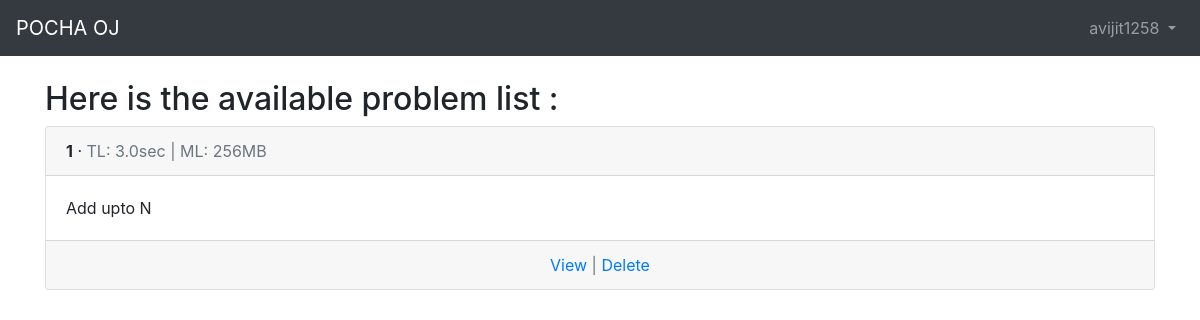
The app's page /problem/ (signed in) with its own data.
### accounts/models.py (models this page shows)
class CustomUser(AbstractUser):
    age = models.PositiveIntegerField(blank=True,null=True)
    class Meta(object):
        unique_together = ('email',)

### problem/models.py (models this page shows, shortened)
class Problem(models.Model):
    title = models.CharField(blank = False, null = False, max_length=25)
    statement = models.TextField()
    time_limit = models.FloatField(default = 3.0, validators=[MinValueValidator(0.0),MaxValueValidator(5.0)])
    memory_limit = models.PositiveSmallIntegerField(default = 256, validators = [MaxValueValidator(1024)] )
    owner = models.ForeignKey(settings.AUTH_USER_MODEL,on_delete=models.CASCADE,related_name='created_problems')
    is_public = models.BooleanField(default=False)
    adding_time = models.DateTimeField(auto_now_add=True)

### problem/views.py (the view)
# urls.py: path('',views.ProblemListView.as_view(),name='problem_list'),
class ProblemListView(ListView):
    model = models.Problem
    template_name = 'problem/problem_list.html'

### problem/templates/problem/problem_list.html (shortened to what this page needs)
{% extends 'base.html' %}
{% block content %}
    <h2>Here is the available problem list : </h2>
        {% for problem in problem_list %}
            <div class="card">
                <div class="card-header">
                <span class="font-weight-bold">{{ problem.pk }}</span> &middot;
                <span class="text-muted">TL: {{ problem.time_limit }}sec | ML:
                {{ problem.memory_limit }}MB</span>
                </div>
                <div class="card-body">
                {{ problem.title }}
                </div>
                <div class="card-footer text-center text-muted">
                <a href="{% url 'problem:problem_detail' pk=problem.pk %}">View</a> | <a href="#">Delete</a>
            </div>
    {% endfor %}
{% endblock content %}

### templates/base.html (shortened to what this page needs)
<!doctype html>
<html lang="en">
  <head>
    <link rel="stylesheet" href="https://stackpath.bootstrapcdn.com/bootstrap/4.1.3/css/bootstrap.min.css">
  </head>
  <body>
    <nav class="navbar navbar-expand-md navbar-dark bg-dark mb-4">
      <a class="navbar-brand" href="{% url 'home' %}">POCHA OJ</a>
      <div class="collapse navbar-collapse" id="navbarCollapse">
        {% if user.is_authenticated %}
          <ul class="navbar-nav ml-auto">
            <li class="nav-item">
              <a class="nav-link dropdown-toggle" href="#" id="userMenu" data-toggle="dropdown" aria-haspopup="true" aria-expanded="false">
                {{ user.username }}
              </a>
            </li>
          </ul>
        {% else %}
          <form class="form-inline ml-auto">
            <a href="{% url 'login' %}" class="btn btn-outline-secondary">Log In</a>
            <a href="{% url 'signup' %}" class="btn btn-primary ml-2">Sign up</a>
          </form>
        {% endif %}
      </div>
    </nav>
    <div class="container">
      {% block content %}
      {% endblock content %}
    </div>
  </body>
</html>

### records on screen
CustomUser: username "avijit1258"
Problem: pk "1", time_limit "3.0", memory_limit "256", title "Add upto N"
